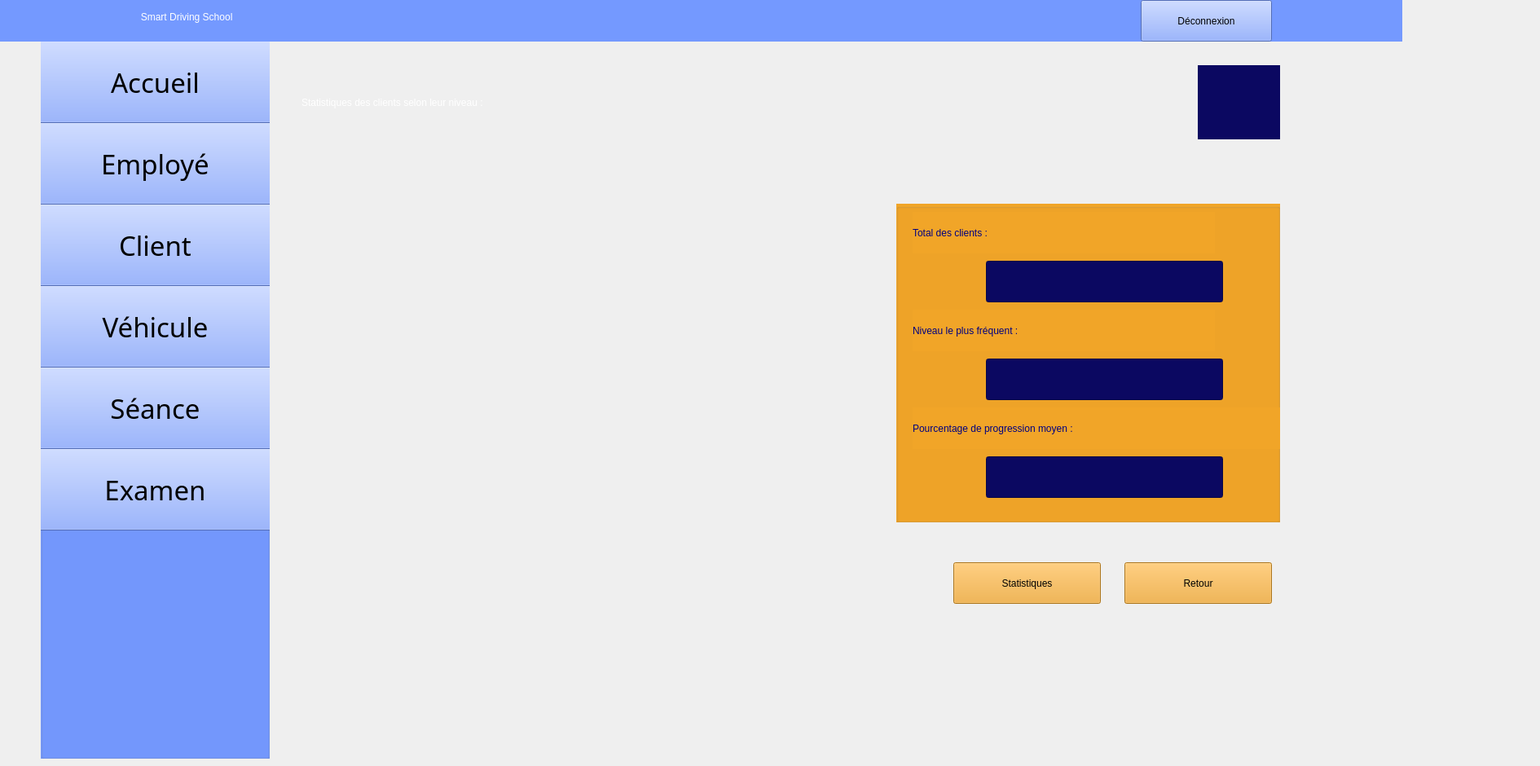
    <widget class="QWidget" name="statclient">
     <widget class="QLabel" name="label_458">
      <property name="geometry">
       <rect>
        <x>-160</x>
        <y>-10</y>
        <width>1881</width>
        <height>61</height>
       </rect>
      </property>
      <property name="styleSheet">
       <string notr="true">color: rgb(255, 255, 255);
background-color: rgb(116, 153, 255);
font: 24pt &quot;Segoe UI Symbol&quot;;</string>
      </property>
      <property name="text">
       <string>                                                                                                    Smart Driving School         </string>
      </property>
     </widget>
     <widget class="QGroupBox" name="groupBox_89">
      <property name="geometry">
       <rect>
        <x>50</x>
        <y>30</y>
        <width>281</width>
        <height>901</height>
       </rect>
      </property>
      <property name="styleSheet">
       <string notr="true">background-color: rgb(116, 153, 255);</string>
      </property>
      <property name="title">
       <string/>
      </property>
      <widget class="QPushButton" name="pushButton36">
       <property name="geometry">
        <rect>
         <x>-20</x>
         <y>20</y>
         <width>321</width>
         <height>101</height>
        </rect>
       </property>
       <property name="font">
        <font>
         <family>Romantic</family>
         <pointsize>25</pointsize>
         <italic>false</italic>
         <bold>false</bold>
        </font>
       </property>
       <property name="styleSheet">
        <string notr="true">background-color: rgb(116, 153, 255);
font: 25pt &quot;Romantic&quot;;</string>
       </property>
       <property name="text">
        <string>Accueil</string>
       </property>
       <property name="icon">
        <iconset theme="QIcon::ThemeIcon::GoHome"/>
       </property>
       <property name="iconSize">
        <size>
         <width>35</width>
         <height>35</height>
        </size>
       </property>
      </widget>
      <widget class="QPushButton" name="pushButton37">
       <property name="geometry">
        <rect>
         <x>-20</x>
         <y>120</y>
         <width>321</width>
         <height>101</height>
        </rect>
       </property>
       <property name="font">
        <font>
         <family>Romantic</family>
         <pointsize>25</pointsize>
         <italic>false</italic>
         <bold>false</bold>
        </font>
       </property>
       <property name="styleSheet">
        <string notr="true">background-color: rgb(116, 153, 255);
font: 25pt &quot;Romantic&quot;;</string>
       </property>
       <property name="text">
        <string>Employé</string>
       </property>
       <property name="icon">
        <iconset resource="ressources.qrc">
         <normaloff>:/images/46db9ee3d4b3323457222bb8db7f3b42.png</normaloff>:/images/46db9ee3d4b3323457222bb8db7f3b42.png</iconset>
       </property>
       <property name="iconSize">
        <size>
         <width>45</width>
         <height>45</height>
        </size>
       </property>
      </widget>
      <widget class="QPushButton" name="pushButton38">
       <property name="geometry">
        <rect>
         <x>-20</x>
         <y>220</y>
         <width>321</width>
         <height>101</height>
        </rect>
       </property>
       <property name="font">
        <font>
         <family>Romantic</family>
         <pointsize>25</pointsize>
         <italic>false</italic>
         <bold>false</bold>
        </font>
       </property>
       <property name="styleSheet">
        <string notr="true">background-color: rgb(116, 153, 255);
font: 25pt &quot;Romantic&quot;;</string>
       </property>
       <property name="text">
        <string>Client</string>
       </property>
       <property name="icon">
        <iconset resource="ressources.qrc">
         <normaloff>:/images/0527f41904e77feddb97e532fe74d08f.png</normaloff>:/images/0527f41904e77feddb97e532fe74d08f.png</iconset>
       </property>
       <property name="iconSize">
        <size>
         <width>40</width>
         <height>40</height>
        </size>
       </property>
      </widget>
      <widget class="QPushButton" name="pushButton39">
       <property name="geometry">
        <rect>
         <x>-20</x>
         <y>320</y>
         <width>321</width>
         <height>101</height>
        </rect>
       </property>
       <property name="font">
        <font>
         <family>Romantic</family>
         <pointsize>25</pointsize>
         <italic>false</italic>
         <bold>false</bold>
        </font>
       </property>
       <property name="styleSheet">
        <string notr="true">background-color: rgb(116, 153, 255);
font: 25pt &quot;Romantic&quot;;</string>
       </property>
       <property name="text">
        <string>Véhicule</string>
       </property>
       <property name="icon">
        <iconset resource="ressources.qrc">
         <normaloff>:/images/cbad98069fae8d5554390bd40b0b561c.png</normaloff>:/images/cbad98069fae8d5554390bd40b0b561c.png</iconset>
       </property>
       <property name="iconSize">
        <size>
         <width>60</width>
         <height>60</height>
        </size>
       </property>
      </widget>
      <widget class="QPushButton" name="pushButton40">
       <property name="geometry">
        <rect>
         <x>-20</x>
         <y>420</y>
         <width>321</width>
         <height>101</height>
        </rect>
       </property>
       <property name="font">
        <font>
         <family>Romantic</family>
         <pointsize>25</pointsize>
         <italic>false</italic>
         <bold>false</bold>
        </font>
       </property>
       <property name="styleSheet">
        <string notr="true">background-color: rgb(116, 153, 255);
font: 25pt &quot;Romantic&quot;;</string>
       </property>
       <property name="text">
        <string>Séance</string>
       </property>
       <property name="icon">
        <iconset resource="ressources.qrc">
         <normaloff>:/images/c53651e2209ddb3281ed3a114fae2cfb.png</normaloff>:/images/c53651e2209ddb3281ed3a114fae2cfb.png</iconset>
       </property>
       <property name="iconSize">
        <size>
         <width>50</width>
         <height>50</height>
        </size>
       </property>
      </widget>
      <widget class="QPushButton" name="pushButton41">
       <property name="geometry">
        <rect>
         <x>-20</x>
         <y>520</y>
         <width>321</width>
         <height>101</height>
        </rect>
       </property>
       <property name="font">
        <font>
         <family>Romantic</family>
         <pointsize>25</pointsize>
         <italic>false</italic>
         <bold>false</bold>
        </font>
       </property>
       <property name="styleSheet">
        <string notr="true">background-color: rgb(116, 153, 255);
font: 25pt &quot;Romantic&quot;;</string>
       </property>
       <property name="text">
        <string>Examen</string>
       </property>
       <property name="icon">
        <iconset resource="ressources.qrc">
         <normaloff>:/images/7001e00fd5b7f2745c5e91ff547f4763.png</normaloff>:/images/7001e00fd5b7f2745c5e91ff547f4763.png</iconset>
       </property>
       <property name="iconSize">
        <size>
         <width>50</width>
         <height>50</height>
        </size>
       </property>
      </widget>
     </widget>
     <widget class="QLabel" name="label_468">
      <property name="geometry">
       <rect>
        <x>1020</x>
        <y>10</y>
        <width>41</width>
        <height>31</height>
       </rect>
      </property>
      <property name="styleSheet">
       <string notr="true">background-color: rgb(116, 153, 255);</string>
      </property>
      <property name="text">
       <string/>
      </property>
      <property name="pixmap">
       <pixmap resource="ressources.qrc">:/images/image22.png</pixmap>
      </property>
      <property name="scaledContents">
       <bool>true</bool>
      </property>
     </widget>
     <widget class="QLabel" name="label_469">
      <property name="geometry">
       <rect>
        <x>670</x>
        <y>10</y>
        <width>41</width>
        <height>31</height>
       </rect>
      </property>
      <property name="styleSheet">
       <string notr="true">background-color: rgb(116, 153, 255);</string>
      </property>
      <property name="text">
       <string/>
      </property>
      <property name="pixmap">
       <pixmap resource="ressources.qrc">:/images/image22.png</pixmap>
      </property>
      <property name="scaledContents">
       <bool>true</bool>
      </property>
     </widget>
     <widget class="QPushButton" name="pushButton178">
      <property name="geometry">
       <rect>
        <x>1400</x>
        <y>0</y>
        <width>161</width>
        <height>51</height>
       </rect>
      </property>
      <property name="styleSheet">
       <string notr="true">font: 700 11pt &quot;Romantic&quot;;
background-color: rgb(116, 153, 255);</string>
      </property>
      <property name="text">
       <string>Déconnexion</string>
      </property>
     </widget>
     <widget class="QLabel" name="label_484">
      <property name="geometry">
       <rect>
        <x>1470</x>
        <y>80</y>
        <width>101</width>
        <height>91</height>
       </rect>
      </property>
      <property name="styleSheet">
       <string notr="true">background-color: rgb(11, 8, 97);</string>
      </property>
      <property name="text">
       <string/>
      </property>
      <property name="pixmap">
       <pixmap resource="ressources.qrc">:/images/logoc++++.png</pixmap>
      </property>
      <property name="scaledContents">
       <bool>true</bool>
      </property>
     </widget>
     <widget class="QLabel" name="label_199">
      <property name="geometry">
       <rect>
        <x>370</x>
        <y>80</y>
        <width>1031</width>
        <height>91</height>
       </rect>
      </property>
      <property name="styleSheet">
       <string notr="true">font: 40pt &quot;Chaparral Pro&quot;;
color: rgb(255, 255, 255);</string>
      </property>
      <property name="text">
       <string>Statistiques des clients selon leur niveau :</string>
      </property>
     </widget>
     <widget class="QGroupBox" name="groupBox_26">
      <property name="geometry">
       <rect>
        <x>1100</x>
        <y>250</y>
        <width>471</width>
        <height>391</height>
       </rect>
      </property>
      <property name="styleSheet">
       <string notr="true">background-color: rgb(241, 165, 40);</string>
      </property>
      <property name="title">
       <string/>
      </property>
      <widget class="QLabel" name="label_115">
       <property name="geometry">
        <rect>
         <x>20</x>
         <y>10</y>
         <width>371</width>
         <height>51</height>
        </rect>
       </property>
       <property name="styleSheet">
        <string notr="true">font: 19pt &quot;Segoe UI&quot;;
color: rgb(0, 0, 127);</string>
       </property>
       <property name="text">
        <string>Total des clients :</string>
       </property>
      </widget>
      <widget class="QLabel" name="label_116">
       <property name="geometry">
        <rect>
         <x>20</x>
         <y>130</y>
         <width>371</width>
         <height>51</height>
        </rect>
       </property>
       <property name="styleSheet">
        <string notr="true">font: 19pt &quot;Segoe UI&quot;;
color: rgb(0, 0, 127);</string>
       </property>
       <property name="text">
        <string>Niveau le plus fréquent :</string>
       </property>
      </widget>
      <widget class="QLabel" name="label_117">
       <property name="geometry">
        <rect>
         <x>20</x>
         <y>250</y>
         <width>461</width>
         <height>51</height>
        </rect>
       </property>
       <property name="styleSheet">
        <string notr="true">font: 19pt &quot;Segoe UI&quot;;
color: rgb(0, 0, 127);</string>
       </property>
       <property name="text">
        <string>Pourcentage de progression moyen :</string>
       </property>
      </widget>
      <widget class="QLineEdit" name="lblTotalClients">
       <property name="geometry">
        <rect>
         <x>110</x>
         <y>70</y>
         <width>291</width>
         <height>51</height>
        </rect>
       </property>
       <property name="styleSheet">
        <string notr="true">background-color: rgb(11, 8, 97);
font: 700 14pt &quot;Britannic&quot;;
color: rgb(255, 255, 255);</string>
       </property>
      </widget>
      <widget class="QLineEdit" name="lblNiveauFrequent">
       <property name="geometry">
        <rect>
         <x>110</x>
         <y>190</y>
         <width>291</width>
         <height>51</height>
        </rect>
       </property>
       <property name="styleSheet">
        <string notr="true">background-color: rgb(11, 8, 97);
color: rgb(255, 255, 255);
font: 700 14pt &quot;Britannic&quot;;
</string>
       </property>
      </widget>
      <widget class="QLineEdit" name="lblProgression">
       <property name="geometry">
        <rect>
         <x>110</x>
         <y>310</y>
         <width>291</width>
         <height>51</height>
        </rect>
       </property>
       <property name="styleSheet">
        <string notr="true">background-color: rgb(11, 8, 97);
color: rgb(255, 255, 255);
font: 700 14pt &quot;Britannic&quot;;
</string>
       </property>
      </widget>
     </widget>
     <widget class="QPushButton" name="pushButton147">
      <property name="geometry">
       <rect>
        <x>1380</x>
        <y>690</y>
        <width>181</width>
        <height>51</height>
       </rect>
      </property>
      <property name="styleSheet">
       <string notr="true">font: 18pt &quot;Palatino Linotype&quot;;
background-color: rgb(241, 165, 40);
</string>
      </property>
      <property name="text">
       <string>Retour</string>
      </property>
      <property name="icon">
       <iconset theme="QIcon::ThemeIcon::DocumentRevert"/>
      </property>
     </widget>
     <widget class="QPushButton" name="btnStatClient">
      <property name="geometry">
       <rect>
        <x>1170</x>
        <y>690</y>
        <width>181</width>
        <height>51</height>
       </rect>
      </property>
      <property name="styleSheet">
       <string notr="true">font: 16pt &quot;Palatino Linotype&quot;;
background-color: rgb(241, 165, 40);
</string>
      </property>
      <property name="text">
       <string>Statistiques</string>
      </property>
      <property name="icon">
       <iconset resource="ressources.qrc">
        <normaloff>:/images/statistic-icon-design-free-vector.png</normaloff>:/images/statistic-icon-design-free-vector.png</iconset>
      </property>
      <property name="iconSize">
       <size>
        <width>25</width>
        <height>25</height>
       </size>
      </property>
     </widget>
     <widget class="QWidget" name="chartWidgetClient" native="true">
      <property name="geometry">
       <rect>
        <x>340</x>
        <y>169</y>
        <width>761</width>
        <height>611</height>
       </rect>
      </property>
      <widget class="QWidget" name="verticalLayoutWidget_2">
       <property name="geometry">
        <rect>
         <x>-81</x>
         <y>59</y>
         <width>861</width>
         <height>501</height>
        </rect>
       </property>
       <layout class="QVBoxLayout" name="layoutStatsClients"/>
      </widget>
     </widget>
     <zorder>groupBox_89</zorder>
     <zorder>label_458</zorder>
     <zorder>label_468</zorder>
     <zorder>label_469</zorder>
     <zorder>pushButton178</zorder>
     <zorder>label_484</zorder>
     <zorder>label_199</zorder>
     <zorder>groupBox_26</zorder>
     <zorder>pushButton147</zorder>
     <zorder>btnStatClient</zorder>
     <zorder>chartWidgetClient</zorder>
    </widget>
